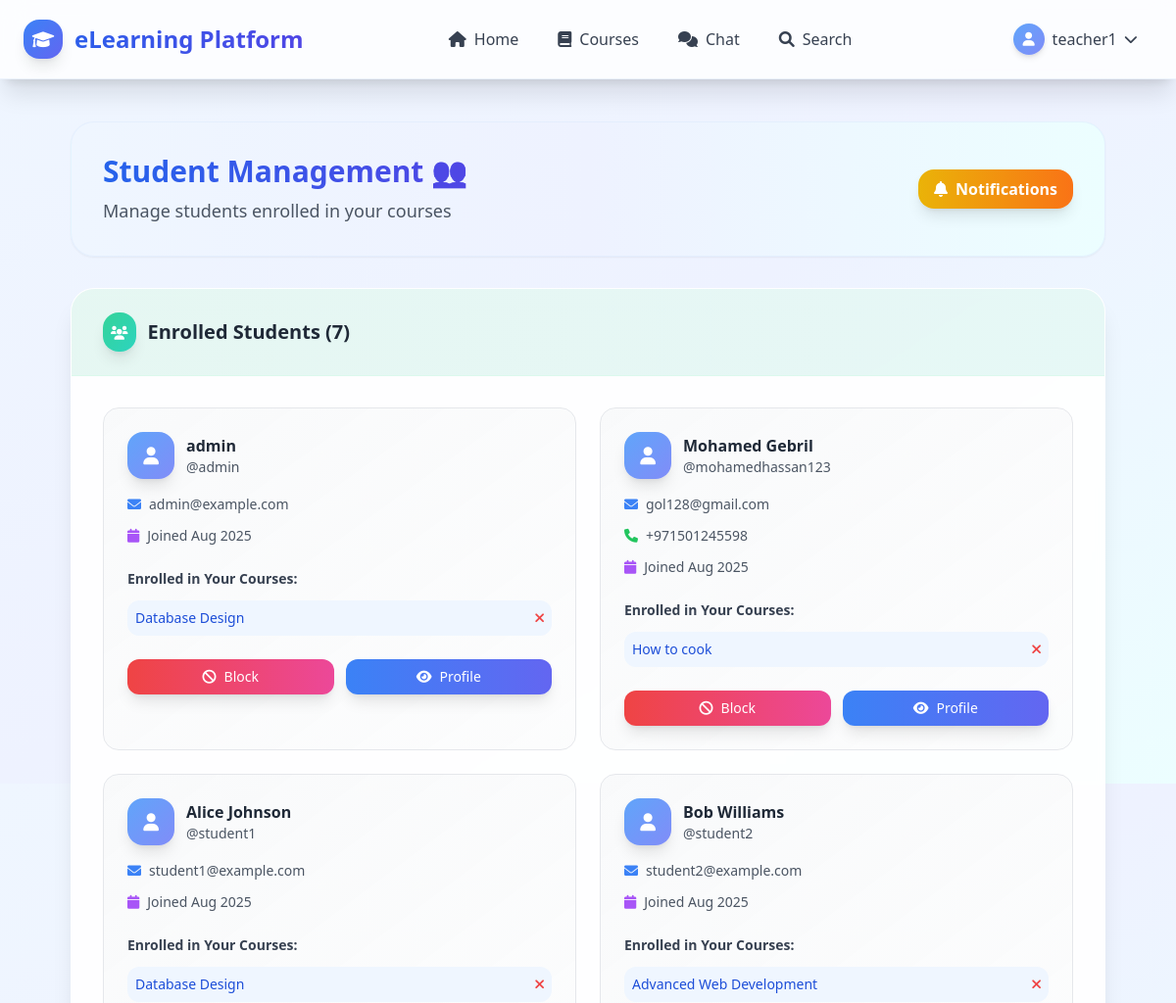
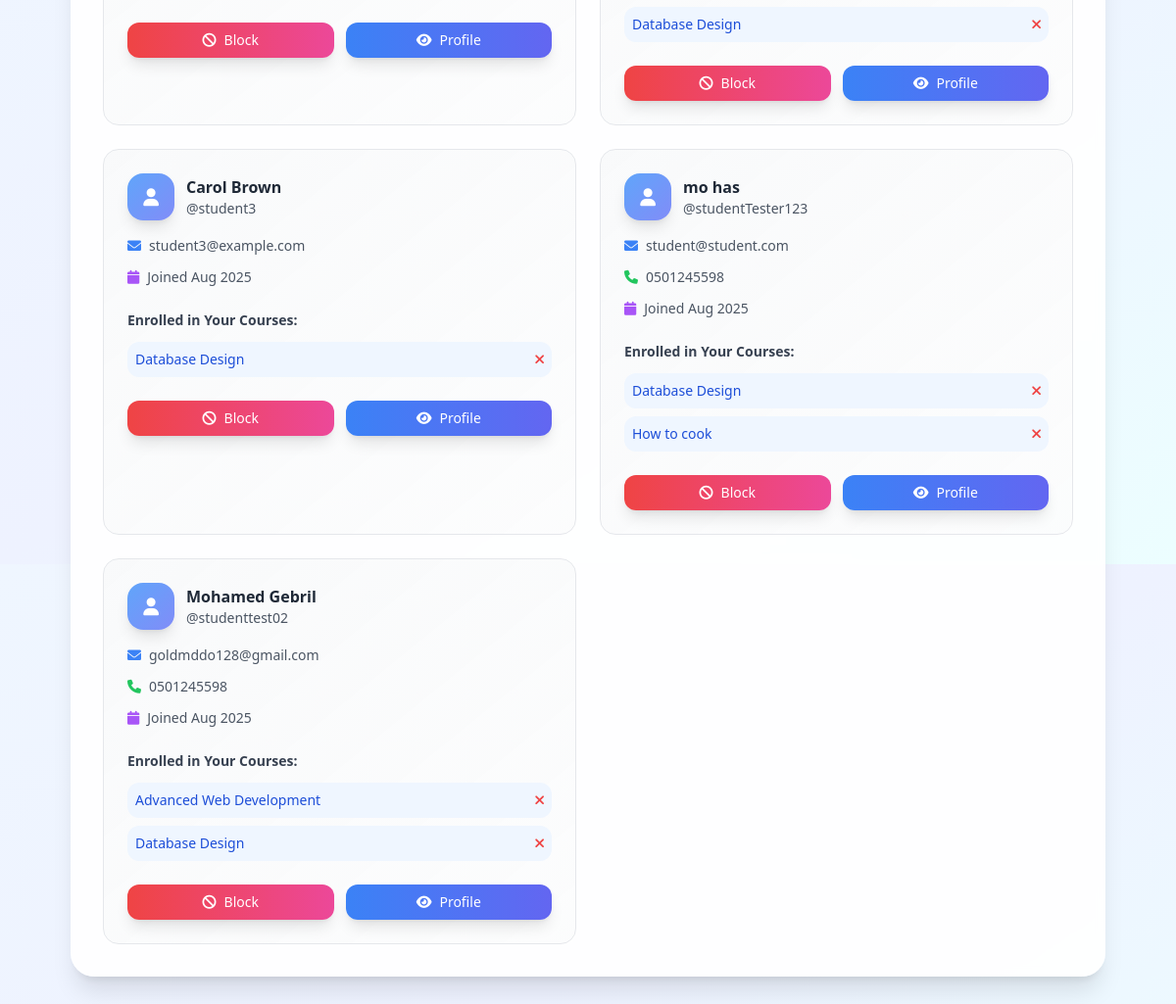
The page /manage-students/ (signed in) on the database its author committed (2 pictures, top to bottom).
### users/models.py (models this page shows, shortened)
class User(AbstractUser):
    USER_TYPE_CHOICES = (
        ('student', 'Student'),
        ('teacher', 'Teacher'),
    )
    user_type = models.CharField(max_length=10, choices=USER_TYPE_CHOICES, default='student')
    profile_picture = models.ImageField(upload_to='profile_pics/', null=True, blank=True)
    bio = models.TextField(max_length=500, blank=True)
    date_of_birth = models.DateField(null=True, blank=True)
    phone_number = models.CharField(max_length=15, blank=True)
    is_blocked = models.BooleanField(default=False)
    blocked_at = models.DateTimeField(null=True, blank=True)
    blocked_by = models.ForeignKey('self', on_delete=models.SET_NULL, null=True, blank=True, related_name='blocked_users')
    def is_teacher(self):
        return self.user_type == 'teacher'

### courses/models.py (models this page shows, shortened)
class Course(models.Model):
    title = models.CharField(max_length=200)
    description = models.TextField()
    teacher = models.ForeignKey(settings.AUTH_USER_MODEL, on_delete=models.CASCADE, related_name='taught_courses')
    students = models.ManyToManyField(settings.AUTH_USER_MODEL, through='Enrollment', related_name='enrolled_courses')
    created_at = models.DateTimeField(auto_now_add=True)
    updated_at = models.DateTimeField(auto_now=True)
    is_active = models.BooleanField(default=True)

### users/views.py (the view)
# urls.py: path('manage-students/', views.manage_students, name='manage_students'),
@login_required
def manage_students(request):
    if not request.user.is_teacher():
        messages.error(request, 'Only teachers can access student management.')
        return redirect('home')
    teacher_courses = Course.objects.filter(teacher=request.user)
    enrolled_students = User.objects.filter(
        enrolled_courses__in=teacher_courses
    ).distinct().order_by('username')
    context = {
        'enrolled_students': enrolled_students,
        'teacher_courses': teacher_courses,
    }
    return render(request, 'users/manage_students.html', context)

### users/context_processors.py (called while the page is built)
def notification_count(request):
    if request.user.is_authenticated:
        unread_count = request.user.notifications.filter(is_read=False).count()
        return {'unread_notifications_count': unread_count}
    return {'unread_notifications_count': 0}

### templates/users/manage_students.html (shortened to what this page needs)
{% extends 'base.html' %}
{% block content %}
<div class="min-h-screen py-8 px-4 sm:px-6 lg:px-8">
  <div class="max-w-7xl mx-auto">
    <div class="mb-8">
      <div class="bg-gradient-to-r from-blue-50 via-indigo-50 to-cyan-50 rounded-3xl p-8 border border-blue-100/50 shadow-sm">
        <div class="flex items-center justify-between">
          <div>
            <h1 class="text-3xl font-bold bg-gradient-to-r from-blue-600 to-indigo-600 bg-clip-text text-transparent">
            </h1>
            <p class="text-gray-600 mt-2 text-lg">Manage students enrolled in your courses</p>
          </div>
          <div class="flex items-center space-x-4">
            <a href="{% url 'notifications' %}" class="relative inline-flex items-center px-4 py-2 bg-gradient-to-r from-yellow-500 to-orange-500 hover:from-yellow-600 hover:to-orange-600 text-white font-semibold rounded-2xl shadow-lg hover:shadow-xl transform hover:scale-105 transition-all duration-300">
              <i class="fas fa-bell mr-2"></i>
              Notifications
            </a>
          </div>
        </div>
      </div>
    </div>
    {% if enrolled_students %}
    <div class="bg-white/90 backdrop-blur-sm rounded-3xl shadow-xl border border-white/20 overflow-hidden">
      <div class="bg-gradient-to-r from-emerald-500/10 to-teal-500/10 px-8 py-6 border-b border-emerald-100/50">
        <div class="flex items-center justify-between">
          <div class="flex items-center space-x-3">
            <div class="p-2 bg-gradient-to-br from-emerald-400 to-teal-400 rounded-2xl shadow-lg">
              <i class="fas fa-users text-white text-sm"></i>
            </div>
            <h3 class="text-xl font-bold text-gray-800">Enrolled Students ({{ enrolled_students.count }})</h3>
          </div>
        </div>
      </div>
      <div class="px-8 py-8">
        <div class="grid grid-cols-1 md:grid-cols-2 xl:grid-cols-3 gap-6">
          {% for student in enrolled_students %}
          <div class="group bg-gradient-to-br from-gray-50 to-gray-50/50 rounded-2xl p-6 border border-gray-200 hover:border-emerald-300 hover:shadow-lg transition-all duration-300">
            <div class="flex items-start justify-between mb-4">
              <div class="flex items-center space-x-3">
                <div class="w-12 h-12 bg-gradient-to-br from-blue-400 to-indigo-400 rounded-2xl flex items-center justify-center shadow-lg">
                  <i class="fas fa-user text-white text-lg"></i>
                </div>
                <div>
                  <h4 class="font-bold text-gray-800 group-hover:text-emerald-600 transition-colors">
                    {{ student.get_full_name|default:student.username }}
                  </h4>
                  <p class="text-sm text-gray-600">@{{ student.username }}</p>
                </div>
              </div>
            </div>
            <div class="space-y-3 mb-6">
              <div class="flex items-center text-sm text-gray-600">
                <i class="fas fa-envelope mr-2 text-blue-500"></i>
                {{ student.email }}
              </div>
              {% if student.phone_number %}
              <div class="flex items-center text-sm text-gray-600">
                <i class="fas fa-phone mr-2 text-green-500"></i>
                {{ student.phone_number }}
              </div>
              {% endif %}
              <div class="flex items-center text-sm text-gray-600">
                <i class="fas fa-calendar mr-2 text-purple-500"></i>
                Joined {{ student.date_joined|date:"M Y" }}
              </div>
            </div>
            <div class="mb-6">
              <h5 class="text-sm font-semibold text-gray-700 mb-3">Enrolled in Your Courses:</h5>
              <div class="space-y-2">
                {% for course in teacher_courses %}
                  {% if student in course.students.all %}
                  <div class="flex items-center justify-between p-2 bg-blue-50 rounded-xl">
                    <span class="text-sm text-blue-700">{{ course.title }}</span>
                    <a href="{% url 'remove_student_from_course' course.id student.id %}"
                       class="text-red-500 hover:text-red-700 text-sm font-medium"
                       onclick="return confirm('Are you sure you want to remove {{ student.get_full_name|default:student.username }} from {{ course.title }}?')">
                      <i class="fas fa-times"></i>
                    </a>
                  </div>
                  {% endif %}
                {% endfor %}
              </div>
            </div>
            <div class="flex space-x-3">
              {% if student.is_blocked %}
                {% if student.blocked_by == request.user %}
                <a href="{% url 'unblock_student' student.id %}"
                   class="flex-1 flex items-center justify-center px-4 py-2 bg-gradient-to-r from-green-500 to-emerald-500 hover:from-green-600 hover:to-emerald-600 text-white rounded-xl text-sm font-medium shadow-lg hover:shadow-xl transform hover:scale-105 transition-all duration-300"
                   onclick="return confirm('Are you sure you want to unblock {{ student.get_full_name|default:student.username }}?')">
                  <i class="fas fa-unlock mr-2"></i> Unblock
                </a>
                {% else %}
                <span class="flex-1 flex items-center justify-center px-4 py-2 bg-gray-300 text-gray-500 rounded-xl text-sm font-medium">
                  <i class="fas fa-ban mr-2"></i> Blocked by {{ student.blocked_by.get_full_name|default:student.blocked_by.username }}
                </span>
                {% endif %}
              {% else %}
              <a href="{% url 'block_student' student.id %}"
                 class="flex-1 flex items-center justify-center px-4 py-2 bg-gradient-to-r from-red-500 to-pink-500 hover:from-red-600 hover:to-pink-600 text-white rounded-xl text-sm font-medium shadow-lg hover:shadow-xl transform hover:scale-105 transition-all duration-300"
                 onclick="return confirm('Are you sure you want to block {{ student.get_full_name|default:student.username }}? This will prevent them from accessing the system.')">
                <i class="fas fa-ban mr-2"></i> Block
              </a>
              {% endif %}
              <a href="{% url 'user_profile' student.username %}"
                 class="flex-1 flex items-center justify-center px-4 py-2 bg-gradient-to-r from-blue-500 to-indigo-500 hover:from-blue-600 hover:to-indigo-600 text-white rounded-xl text-sm font-medium shadow-lg hover:shadow-xl transform hover:scale-105 transition-all duration-300">
                <i class="fas fa-eye mr-2"></i> Profile
              </a>
            </div>
          </div>
          {% endfor %}
        </div>
      </div>
    </div>
    {% endif %}
  </div>
</div>
{% endblock %}

### templates/base.html (shortened to what this page needs)
<!DOCTYPE html>
<html lang="en">
  <head>
    <script src="https://cdn.tailwindcss.com"></script>
    <link
      href="https://cdnjs.cloudflare.com/ajax/libs/font-awesome/6.0.0/css/all.min.css"
      rel="stylesheet"
    />
  </head>
  <body class="bg-gradient-to-br from-blue-50 via-indigo-50 to-cyan-50 min-h-screen pt-[60px]">
    <nav class="bg-white/80 backdrop-blur-md shadow-xl border-b border-blue-100/50 fixed w-full top-0" style="z-index: 100;">
      <div class="max-w-7xl mx-auto px-6">
        <div class="flex justify-between h-20">
          <div class="flex items-center">
            <a
              href="{% url 'home' %}"
              class="flex items-center bg-gradient-to-r from-blue-600 to-indigo-600 bg-clip-text text-transparent font-bold text-2xl hover:from-blue-700 hover:to-indigo-700 transition-all duration-300"
            >
              <div class="w-10 h-10 bg-gradient-to-br from-blue-500 to-indigo-500 rounded-2xl flex items-center justify-center mr-3 shadow-lg">
                <i class="fas fa-graduation-cap text-white text-lg"></i>
              </div>
            </a>
          </div>
          <div class="hidden md:flex items-center space-x-2">
            <a
              href="{% url 'home' %}"
              class="px-4 py-2 text-gray-700 hover:text-blue-600 hover:bg-blue-50 rounded-2xl transition-all duration-300 font-medium"
            >
              <i class="fas fa-home mr-2"></i>Home
            </a>
            <a
              href="{% url 'course_list' %}"
              class="px-4 py-2 text-gray-700 hover:text-blue-600 hover:bg-blue-50 rounded-2xl transition-all duration-300 font-medium"
            >
              <i class="fas fa-book mr-2"></i>Courses
            </a>
            <a
              href="{% url 'chat_list' %}"
              class="px-4 py-2 text-gray-700 hover:text-blue-600 hover:bg-blue-50 rounded-2xl transition-all duration-300 font-medium"
            >
              <i class="fas fa-comments mr-2"></i>Chat
            </a>
            {% if user.is_teacher %}
            <a
              href="{% url 'search_users' %}"
              class="px-4 py-2 text-gray-700 hover:text-blue-600 hover:bg-blue-50 rounded-2xl transition-all duration-300 font-medium"
            >
              <i class="fas fa-search mr-2"></i>Search
            </a>
            {% endif %}
          </div>
          <div class="hidden md:flex items-center">
            {% if user.is_authenticated %}
            <div class="relative group">
              <button
                class="flex items-center px-4 py-2 text-gray-700 hover:text-blue-600 hover:bg-blue-50 rounded-2xl focus:outline-none transition-all duration-300 font-medium"
              >
                <div class="w-8 h-8 bg-gradient-to-br from-blue-400 to-indigo-400 rounded-full flex items-center justify-center mr-2 shadow-md">
                  <i class="fas fa-user text-white text-sm"></i>
                </div>
                {{ user.username }}
                <i class="fas fa-chevron-down ml-2 text-sm"></i>
              </button>
            </div>
            {% endif %}
          </div>
        </div>
      </div>
    </nav>
    <main class="max-w-7xl mx-auto  py-8 px-6 sm:px-8 lg:px-10 z-0">
       {% block content %}{% endblock %}
    </main>
  </body>
</html>

### rows shown on the page
User: username "teacher1"
User: get_full_name "admin", username "admin", email "admin@example.com", date_joined "Aug 2025"
Course: title "Database Design"
User: get_full_name "Mohamed Gebril", username "mohamedhassan123", email "gol128@gmail.com", phone_number "+971501245598", date_joined "Aug 2025"
Course: title "How to cook"
User: get_full_name "Alice Johnson", username "student1", email "student1@example.com", date_joined "Aug 2025"
User: get_full_name "Bob Williams", username "student2", email "student2@example.com", date_joined "Aug 2025"
Course: title "Advanced Web Development"
User: get_full_name "Carol Brown", username "student3", email "student3@example.com", date_joined "Aug 2025"
User: get_full_name "mo has", username "studentTester123", email "student@student.com", phone_number "0501245598", date_joined "Aug 2025"
User: get_full_name "Mohamed Gebril", username "studenttest02", email "goldmddo128@gmail.com", phone_number "0501245598", date_joined "Aug 2025"

### other values the page prints
{{ enrolled_students.count }} "7"
